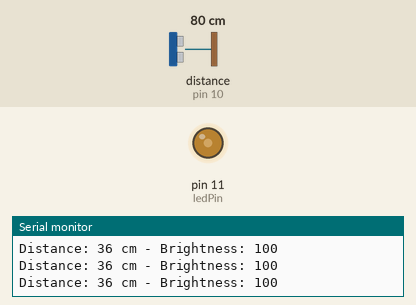
Recording of a sketch running on a simulated Arduino Uno, built with avr-gcc and run on an emulated ATmega328P. On the bench: output pins drawn as LEDs (lit = HIGH), the last lines printed to the serial monitor. Wiring (inferred from the names in the program): ultrasonic range finder: trigger pin 9; echo pin 10. Inputs (shaded band) come from the test bench; at power-on: distance to the obstacle (sensor on pin 10) 80 cm. The echo pulse lasts 58.3 µs per cm; pins used as bus, display or sensor lines are not drawn.

Above: at 1.2 s.
1.3 s: distance to the obstacle (sensor on pin 10) set to 4 cm
At 2.2 s:
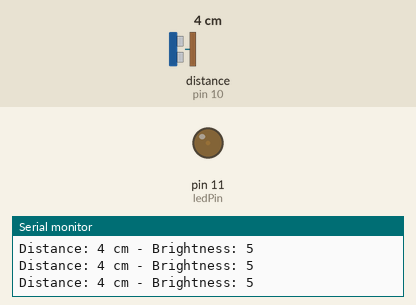
2.9 s: distance to the obstacle (sensor on pin 10) set to 2 cm
At 4.1 s:
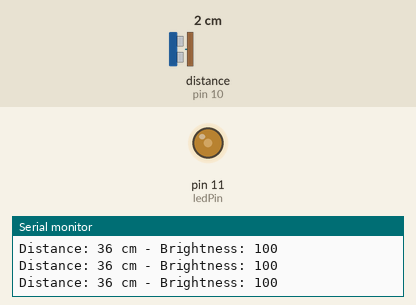
4.5 s: distance to the obstacle (sensor on pin 10) set to 3 cm
At 5.7 s:
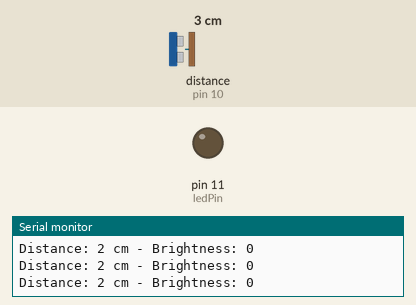
6.0 s: distance to the obstacle (sensor on pin 10) set to 60 cm
At 6.6 s:
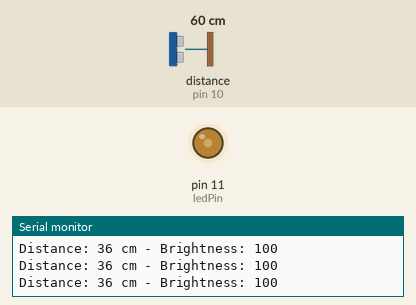
Timing chart, 0 to 8.5 s (numbered marks = the images above; inputs shaded):
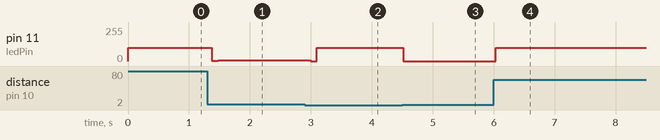

Measured:
- the behaviour switches between 2 and 3 cm on distance to the obstacle (sensor on pin 10) (found by bisection; images 2 and 3)
- after the input at 1.3 s, pin 11 (ledPin): 100/255 → 2/255 after 0.08 s, → 5/255 0.10 s later
- after the input at 2.9 s, pin 11 (ledPin): 5/255 → 0/255 after 0.10 s, → 100/255 0.10 s later
- after the input at 4.5 s, pin 11 (ledPin): 100/255 → 0/255 at once
- after the input at 6.0 s, pin 11 (ledPin): 0/255 → 100/255 at once

The sketch:

ParkLight_Navigator.ino
```cpp
const int trigPin = 9;
const int echoPin = 10;
const int ledPin = 11;

void setup() {
  pinMode(trigPin, OUTPUT);
  pinMode(echoPin, INPUT);
  pinMode(ledPin, OUTPUT);
  Serial.begin(9600);
}

void loop() {
  long duration, distance;
  digitalWrite(trigPin, LOW);
  delayMicroseconds(2);
  digitalWrite(trigPin, HIGH);
  delayMicroseconds(10);
  digitalWrite(trigPin, LOW);

  duration = pulseIn(echoPin, HIGH);
  distance = (duration / 2) / 29.1; // Convert to cm

  // Ensure distance is within a reasonable range
  if (distance > 36 || distance < 2) {
    distance = 36; // ultrasonic sensor has a range of 400cm limiting it to shorter range due to small scale project
  }

  int brightness = map(distance, 2, 36, 0, 100); // Map distance to brightness
  brightness = constrain(brightness, 0, 255); // you can reverse the mapping for making a smart street light

  analogWrite(ledPin, brightness);

  Serial.print("Distance: ");
  Serial.print(distance);
  Serial.print(" cm");
  Serial.print(" - Brightness: ");
  Serial.println(brightness);

  delay(100);
}
```
